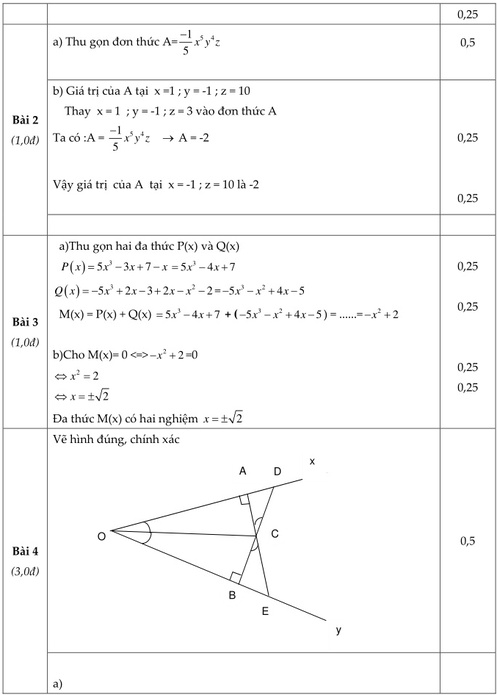
#> input picture source/document_layout/roi10.png, 497 x 695 px, shrunk from 677 x 946 before the run; its folder holds 4 pictures in this run
$ jupyter execute preprocessing.ipynb
#> lines starting #> are read from the running program, lines starting #| are printed output that depends on the picture
[cell 1]
import os
from PIL import Image

[cell 2]
IMG_DIR = "./source/document_layout/"

for item in os.listdir(IMG_DIR):
    img = Image.open(os.path.join(IMG_DIR, item))
#> img is the input picture: PIL image 497x695 RGB; min 0, max 255, mean 248.2
    rotated = img.rotate(0.5)
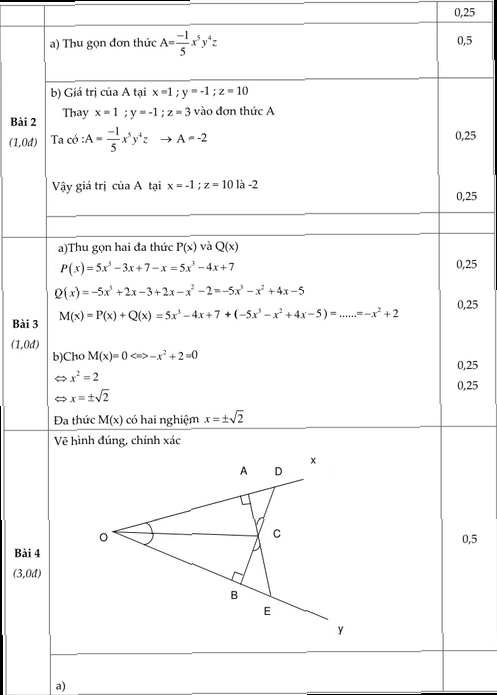
#> rotated: PIL image 497x695 RGB; min 0, max 255, mean 247.1
    rotated.save(os.path.join("./rotate/", item))
#> pass 2 of the loop `for item in os.listdir(IMG_DIR):`:
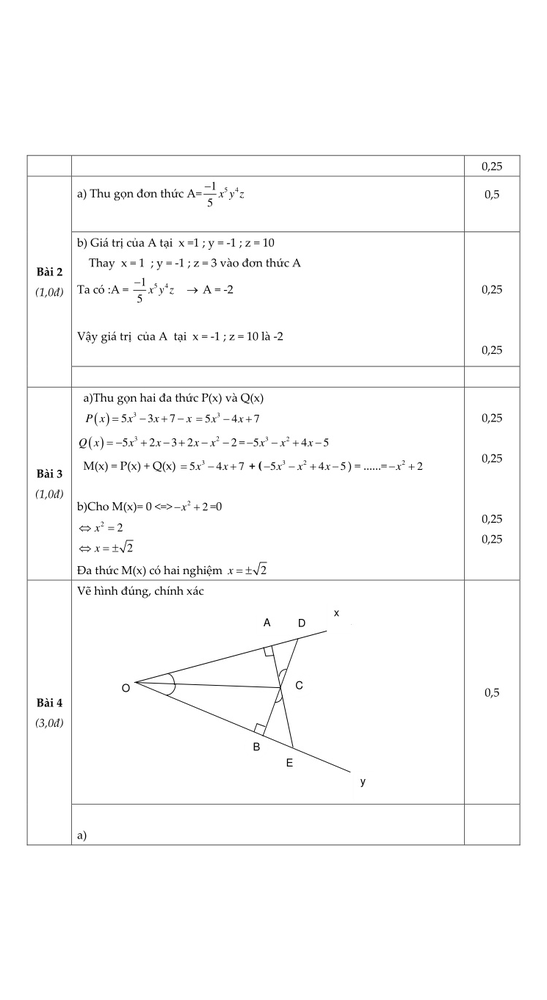
#> input picture source/document_layout/roi10_padding.png, 547 x 1000 px, shrunk from 745 x 1362 before the run
#> img is the input picture: PIL image 547x1000 RGB; min 0, max 255, mean 250.7
#> `rotated = img.rotate(0.5)`:
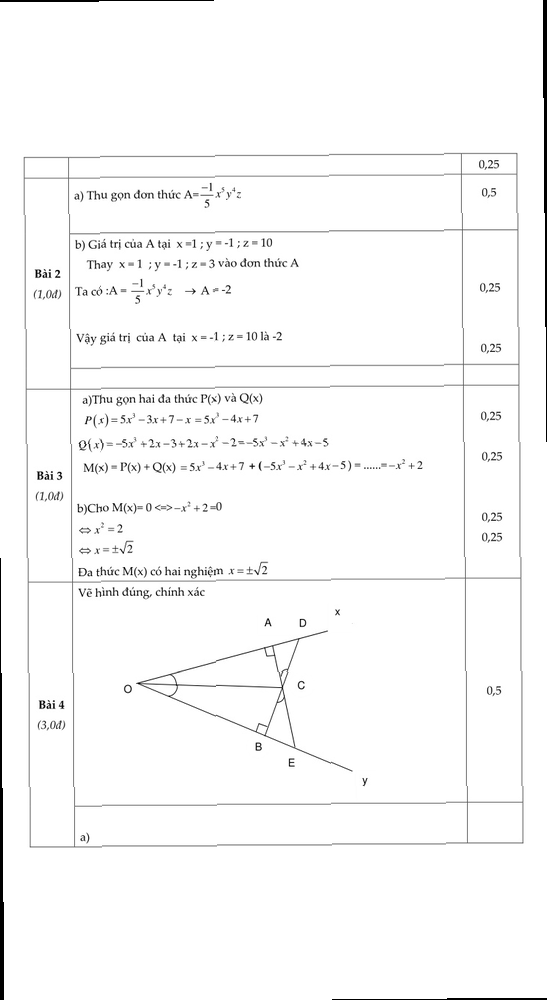
#> rotated: PIL image 547x1000 RGB; min 0, max 255, mean 249.4
#> pass 3 of the loop `for item in os.listdir(IMG_DIR):`:
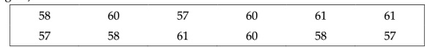
#> input picture source/document_layout/roi110.png, 425 x 47 px, shrunk from 579 x 64 before the run
#> img is the input picture: PIL image 425x47 RGB; min 10, max 255, mean 242.5
#> `rotated = img.rotate(0.5)`:
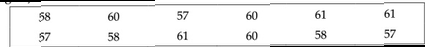
#> rotated: PIL image 425x47 RGB; min 0, max 255, mean 238
#> the loop made 4 passes; the first 3 are shown
